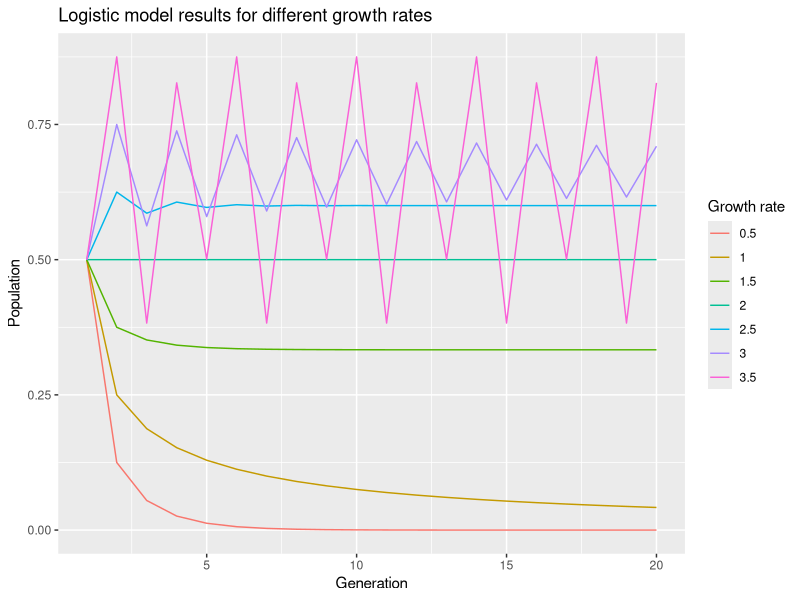
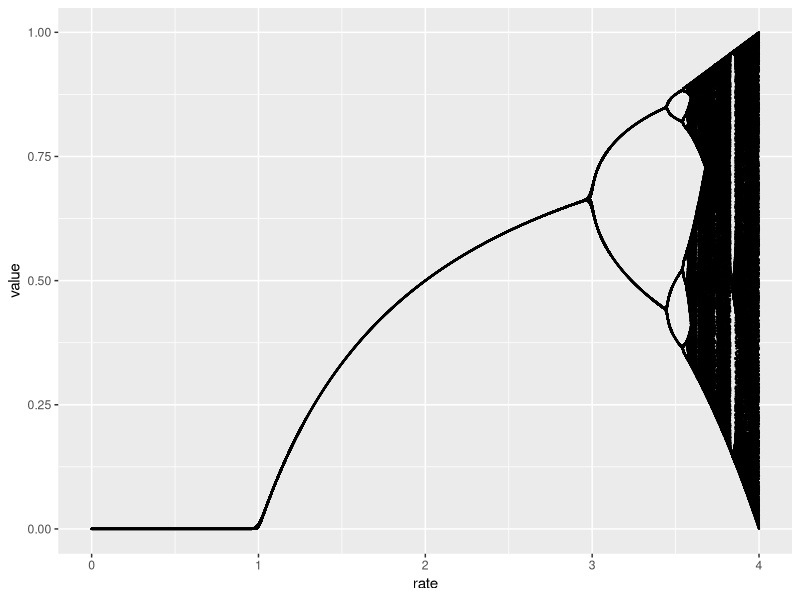
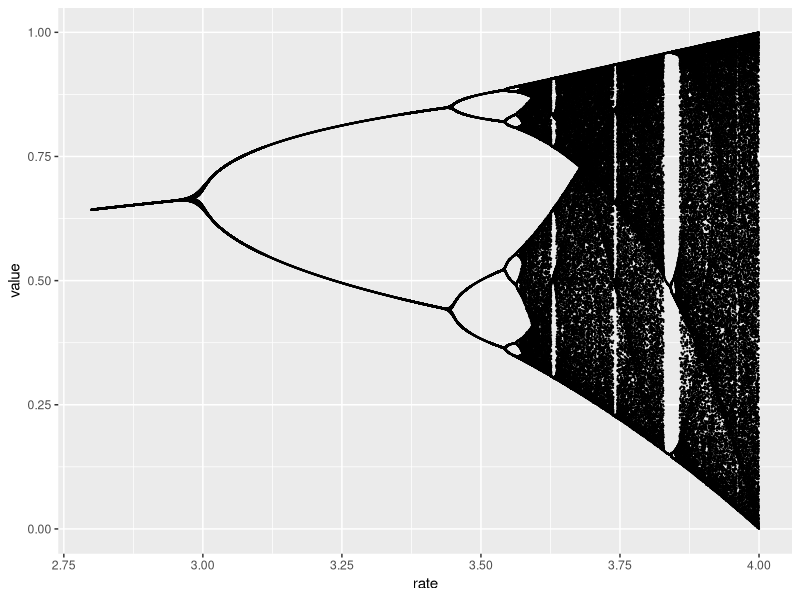
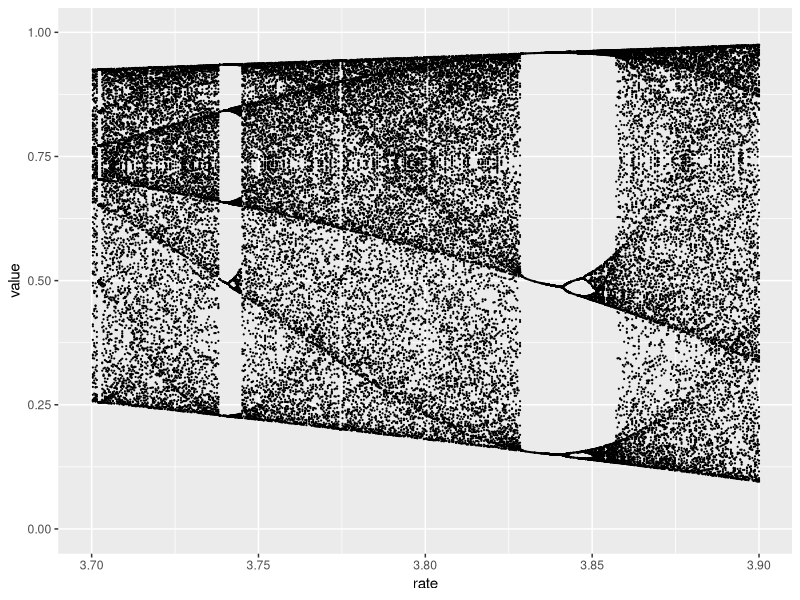

These figures' R source, in order:
## ---- chunk 1
knitr::opts_chunk$set(
  collapse = TRUE,
  comment = "#>"
)
## ---- chunk 2
library(tidyverse)
## ---- chunk 3
f <- function(x0, r) r*x0*(1-x0)
## ---- chunk 4
f2 <- function(x0, r, g = 10){
  
  out <- vector(mode="double", length = g)
  
  out[1] <- x0
  
  for(i in 2:g){
    o <- f(x0=x0, r=r)
    x0 <- o
    out[i] <- o
  }
  
  out
}
## ---- chunk 5
map2_dfr(seq(0.5, 3.5, by=0.5), 20, 
         ~tibble(rate=as.character(.x),
                 value=f2(r=.x, x0=0.5, g=.y),
                 gen=1:.y)) %>% 
  ggplot(aes(gen, value, col=rate)) + 
  geom_line()+
  labs(title="Logistic model results for different growth rates",
       x = "Generation",
       y = "Population",
       col = "Growth rate")
## ---- chunk 6
bi_data <- 
  map2_dfr(seq(0, 4, length.out = 10000), 200, 
           ~tibble(rate = .x,
                   value = f2(r=.x, x0=0.5, g=.y),
                   gen = 1:.y))
## ---- chunk 7
bi_data_attractors <- 
  bi_data %>% 
  group_by(rate) %>%
  filter(row_number() > 100) %>% 
  distinct(rate, value)

bi_data_attractors %>% 
  ggplot(aes(rate, value))+
  geom_point(size=0.1)
## ---- chunk 8
last_plot() + scale_x_continuous(limits = c(2.8, 4))
last_plot() + scale_x_continuous(limits = c(3.7, 3.9))
